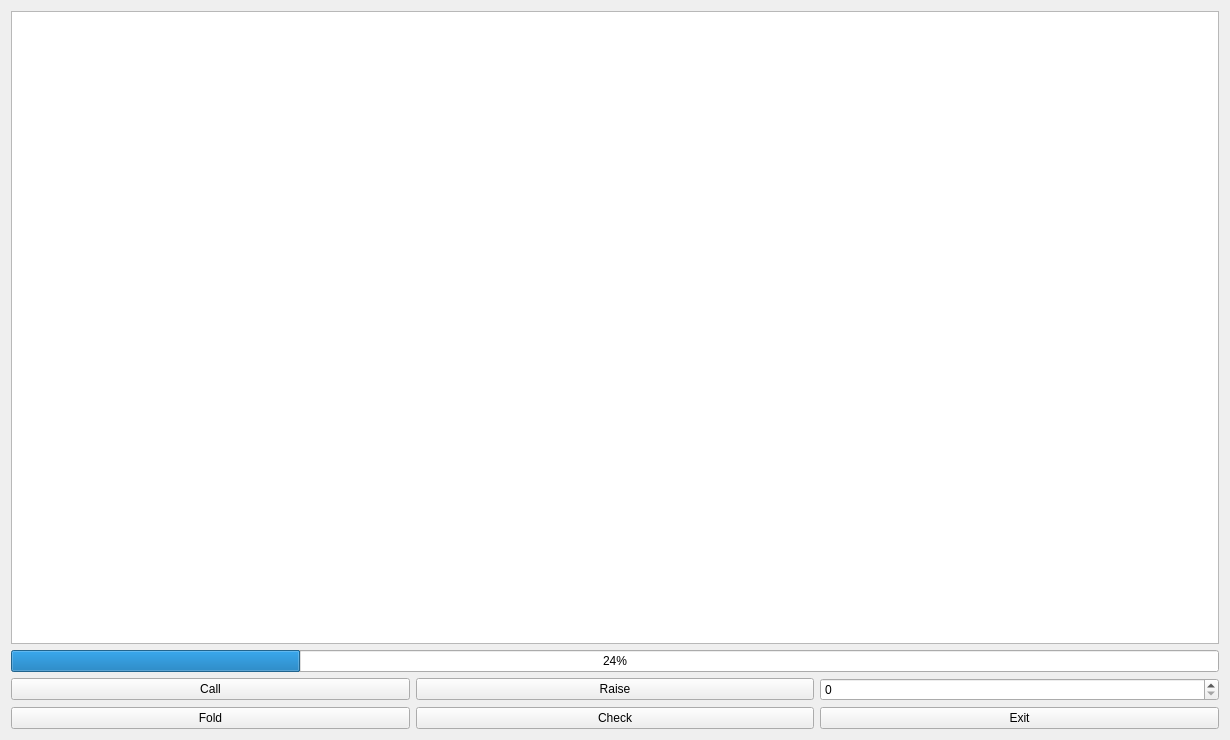
<?xml version="1.0" encoding="UTF-8"?>
<ui version="4.0">
 <class>MainWindow</class>
 <widget class="QMainWindow" name="MainWindow">
  <property name="geometry">
   <rect>
    <x>0</x>
    <y>0</y>
    <width>1230</width>
    <height>740</height>
   </rect>
  </property>
  <property name="sizePolicy">
   <sizepolicy hsizetype="Preferred" vsizetype="Preferred">
    <horstretch>0</horstretch>
    <verstretch>0</verstretch>
   </sizepolicy>
  </property>
  <property name="minimumSize">
   <size>
    <width>1230</width>
    <height>740</height>
   </size>
  </property>
  <property name="windowTitle">
   <string>MainWindow</string>
  </property>
  <widget class="QWidget" name="centralWidget">
   <layout class="QGridLayout" name="gridLayout_2">
    <item row="0" column="0">
     <layout class="QGridLayout" name="gridLayout">
      <property name="sizeConstraint">
       <enum>QLayout::SetMaximumSize</enum>
      </property>
      <item row="4" column="1">
       <widget class="QPushButton" name="raise_bt">
        <property name="text">
         <string>Raise</string>
        </property>
       </widget>
      </item>
      <item row="4" column="0">
       <widget class="QPushButton" name="call_bt">
        <property name="text">
         <string>Call</string>
        </property>
       </widget>
      </item>
      <item row="1" column="0" colspan="3">
       <widget class="QGraphicsView" name="graphicView">
        <property name="minimumSize">
         <size>
          <width>1030</width>
          <height>540</height>
         </size>
        </property>
       </widget>
      </item>
      <item row="5" column="0">
       <widget class="QPushButton" name="fold_bt">
        <property name="text">
         <string>Fold</string>
        </property>
       </widget>
      </item>
      <item row="4" column="2">
       <widget class="QSpinBox" name="spinBox"/>
      </item>
      <item row="5" column="2">
       <widget class="QPushButton" name="exit_bt">
        <property name="text">
         <string>Exit</string>
        </property>
       </widget>
      </item>
      <item row="5" column="1">
       <widget class="QPushButton" name="check_bt">
        <property name="text">
         <string>Check</string>
        </property>
       </widget>
      </item>
      <item row="3" column="0" colspan="3">
       <widget class="QProgressBar" name="progressBar">
        <property name="value">
         <number>24</number>
        </property>
       </widget>
      </item>
     </layout>
    </item>
   </layout>
  </widget>
 </widget>
 <layoutdefault spacing="6" margin="11"/>
 <resources/>
 <connections/>
</ui>
